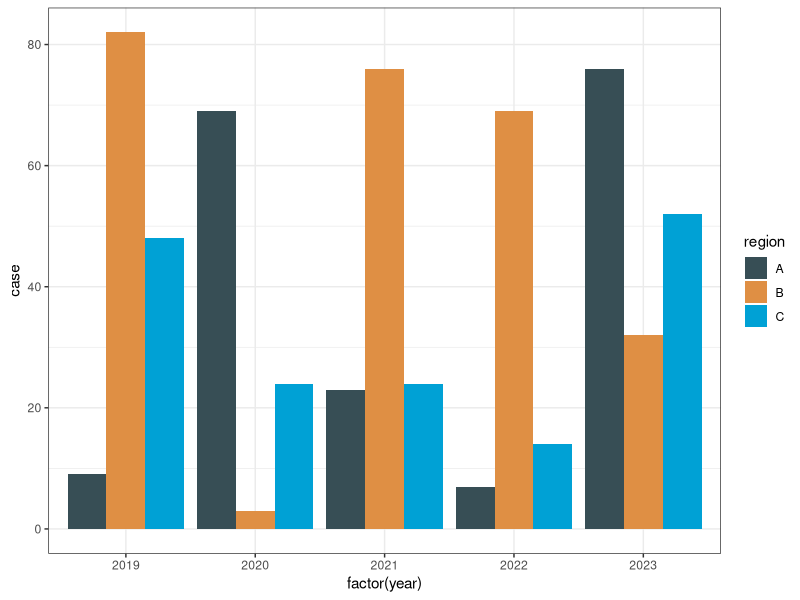

Write the R code that produced this figure.
## ---- chunk 1
#| context: setup
#| warning: false
library(tidyverse)

data_longer<-data.frame(region=LETTERS[1:3],
                       year=rep(2019:2023,each=3),
                       case=round(runif(15)*100))
data_longer
## ---- chunk 2
data_wider1<-data_longer %>%
  pivot_wider(id_cols = year,names_from = 'region',values_from = 'case' )
data_wider1

data_wider2<-data_longer %>%
  pivot_wider(id_cols = region,names_from = 'year',names_prefix = 'y_',values_from = 'case' )
data_wider2
## ---- chunk 3
data_longer2<-data_wider1 %>%
  pivot_longer(c(A,B,C),names_to = 'region',values_to='count')
data_longer2
## ---- chunk 4
ggplot(data_longer,aes(factor(year),y=case,fill=region))+
  geom_col(position = 'dodge')+
  theme_bw()+
  ggsci::scale_fill_jama()
